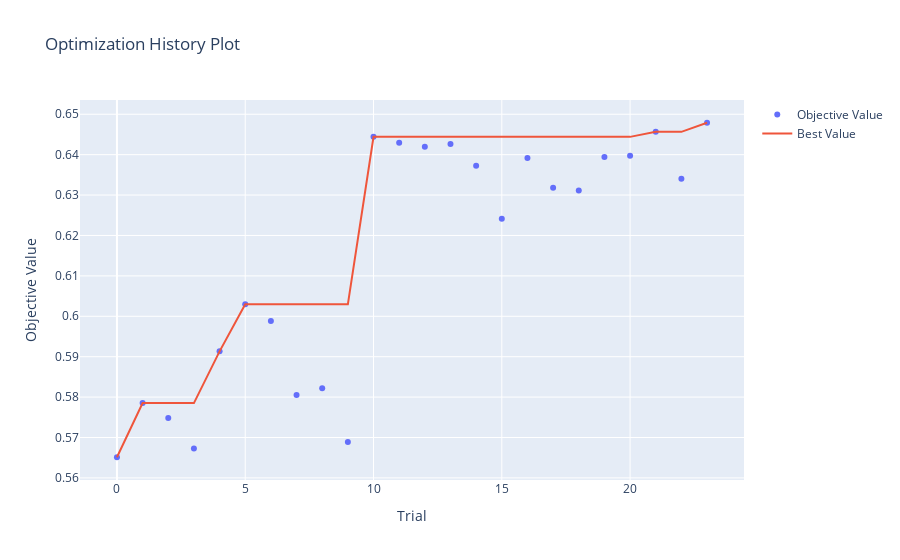

The cell this chart's notebook holds for it:
### Markdown cell above
##### Visualization

### Code cell
optuna.visualization.plot_optimization_history(study)

### Figure 1 — Plotly figure (JSON) as saved in the notebook; plotly's stock layout.template omitted (floating-point values rounded to 4 significant figures)
{"data": [{"mode": "markers", "name": "Objective Value", "type": "scatter", "x": [0, 1, 2, 3, 4, 5, 6, 7, 8, 9, 10, 11, 12, 13, 14, 15, 16, 17, 18, 19, 20, 21, 22, 23], "y": [0.5651, 0.5785, 0.5748, 0.5673, 0.5913, 0.603, 0.5988, 0.5805, 0.5822, 0.5689, 0.6444, 0.6429, 0.642, 0.6426, 0.6372, 0.6241, 0.6392, 0.6318, 0.6311, 0.6394, 0.6398, 0.6457, 0.6341, 0.6479]}, {"name": "Best Value", "type": "scatter", "x": [0, 1, 2, 3, 4, 5, 6, 7, 8, 9, 10, 11, 12, 13, 14, 15, 16, 17, 18, 19, 20, 21, 22, 23], "y": [0.5651, 0.5785, 0.5785, 0.5785, 0.5913, 0.603, 0.603, 0.603, 0.603, 0.603, 0.6444, 0.6444, 0.6444, 0.6444, 0.6444, 0.6444, 0.6444, 0.6444, 0.6444, 0.6444, 0.6444, 0.6457, 0.6457, 0.6479]}], "layout": {"title": {"text": "Optimization History Plot"}, "xaxis": {"title": {"text": "Trial"}}, "yaxis": {"title": {"text": "Objective Value"}}}}
